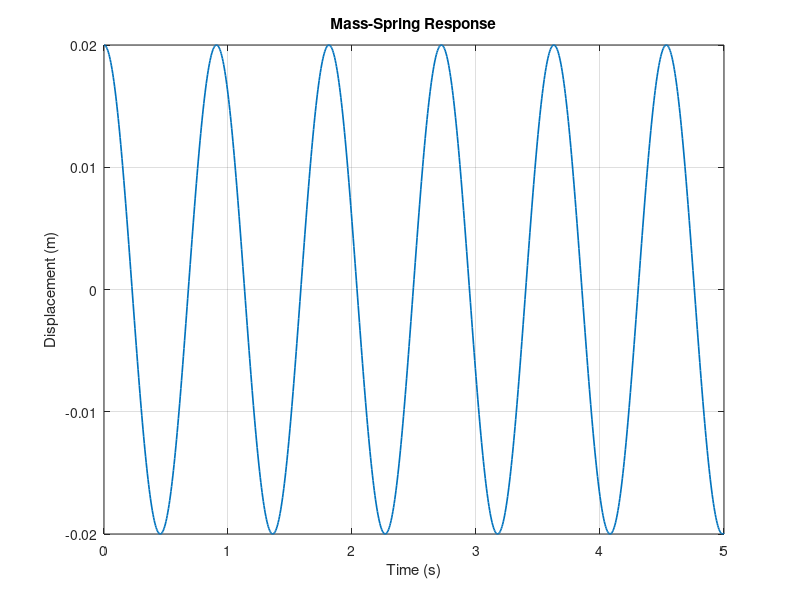

This figure's MATLAB source:
%% Assignment Template
% Course: <COURSE>
% Assignment: <TITLE>
% Author: <Your Name>
% Date: <YYYY-MM-DD>
% Purpose: <Short description>

%% Setup
clear; clc; close all;

%% Parameters
k = 120;  % N/m
m = 2.5;  % kg
x0 = 0.02; v0 = 0;

%% Computation
omega = sqrt(k/m);
t = linspace(0, 5, 1001);
x = x0*cos(omega*t) + (v0/omega)*sin(omega*t);

%% Plot
figure; plot(t, x, "LineWidth", 1.2);
xlabel("Time (s)"); ylabel("Displacement (m)");
title("Mass-Spring Response"); grid on;

%% Verification
fprintf('omega = %.3f rad/s\n', omega);